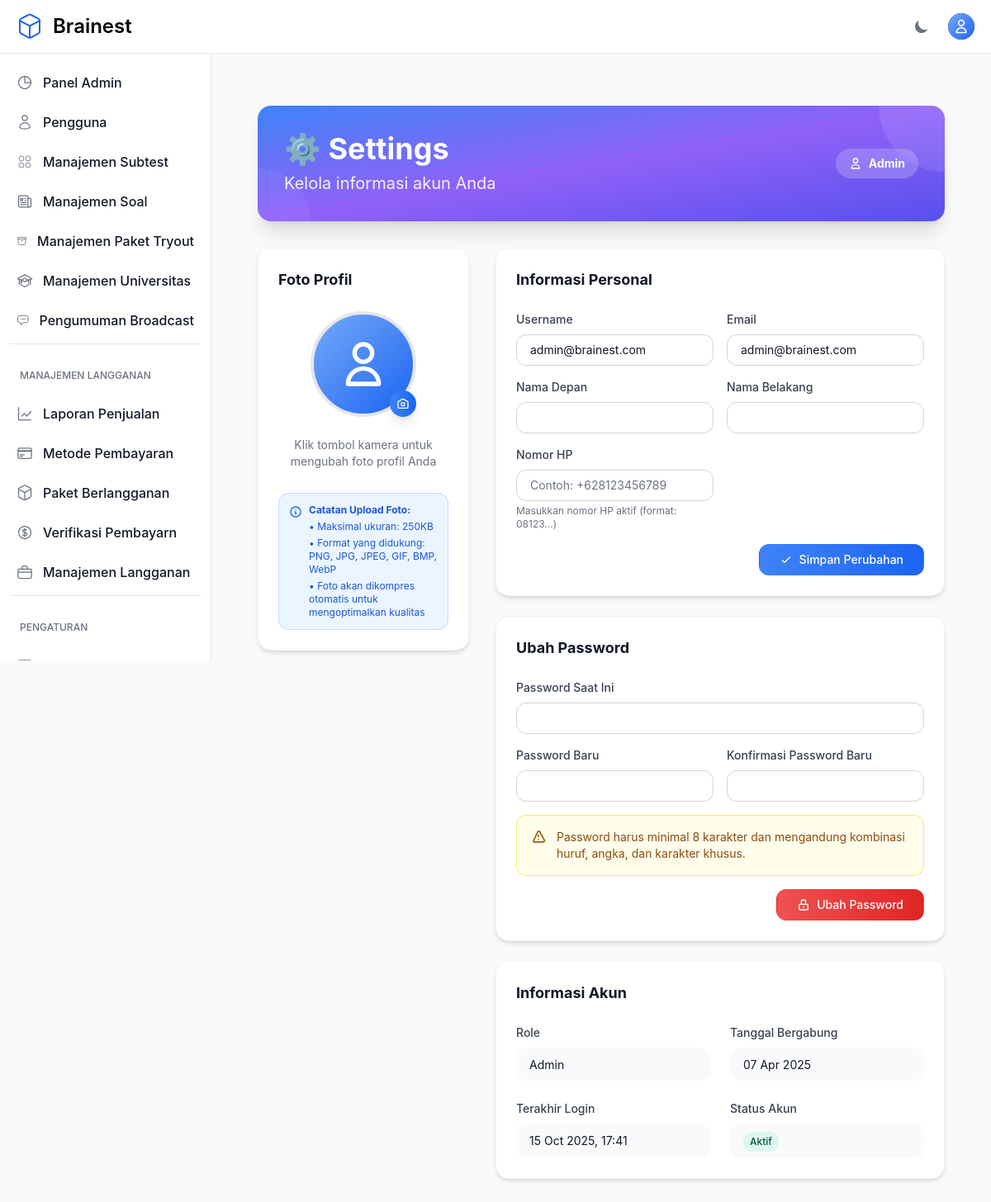
/settings/ (signed in), run on an earlier commit of the app's database.
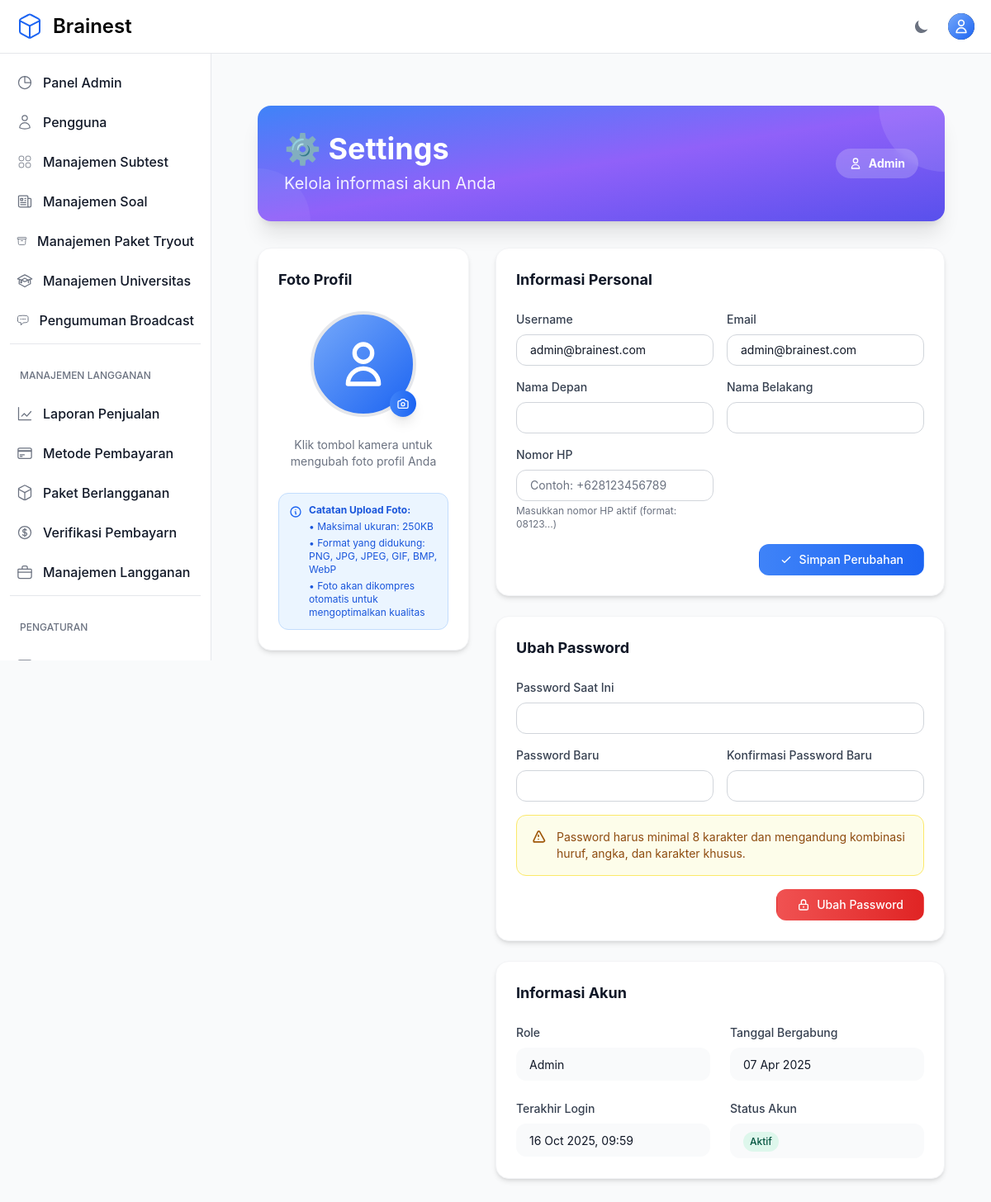
And on a later commit of the database.
### otosapp/models.py (models this page shows, shortened)
class User(AbstractUser):
    email = models.EmailField(unique=True)
    phone_number = models.CharField(max_length=20, null=True, blank=True, verbose_name='Phone Number')
    USERNAME_FIELD = 'email'
    REQUIRED_FIELDS = ['username']
    role = models.ForeignKey('Role', on_delete=models.SET_NULL, null=True)
    profile_picture = models.ImageField(upload_to='profile_pictures/', null=True, blank=True, storage=get_storage, max_length=500)
    email_verified_at = models.DateTimeField(null=True, blank=True)
    groups = models.ManyToManyField(
        Group,
        related_name="custom_user_set",  # Add a custom related name here
        blank=True,
        help_text="The groups this user belongs to.",
        verbose_name="groups"
    )
    user_permissions = models.ManyToManyField(
        Permission,
        related_name="custom_user_permissions",  # Add a custom related name here
        blank=True,
        help_text="Specific permissions for this user.",
        verbose_name="user permissions"
    )
    def is_student(self):
        return self.role and self.role.role_name == 'Student'

class Role(models.Model):
    role_name = models.CharField(max_length=200, unique=True)

### otosapp/views.py (the view, shortened to what this page needs)
# urls.py: path('settings/', views.settings_view, name='settings'),
@login_required
def settings_view(request):
    from .forms import UserProfileForm, ProfilePictureForm, CustomPasswordChangeForm, StudentGoalForm
    from django.contrib.auth import update_session_auth_hash
    active_goal = request.user.get_active_goal() if request.user.is_student() else None
    goal_form = StudentGoalForm(instance=active_goal) if request.user.is_student() else None
    student_subscription = None
    student_subscription_state = None
    context = {
        'user': request.user,
        'student_subscription': student_subscription,
        'student_subscription_state': student_subscription_state,
        'goal_form': goal_form,
        'active_goal': active_goal,
    }
    return render(request, 'settings.html', context)

### otosapp/templates/settings.html (shortened to what the changed rows need)
{% extends 'base.html' %}
{% load media_helpers %}
{% block content %}
<div class="max-w-4xl mx-auto px-4 sm:px-6 lg:px-8 mt-8">
    <div class="bg-gradient-to-br from-blue-500 via-purple-500 to-indigo-600 rounded-2xl shadow-xl p-8 mb-8 text-white relative overflow-hidden">
        <div class="relative z-10">
            <div class="flex flex-col md:flex-row md:items-center md:justify-between">
                <div>
                    <h1 class="text-3xl md:text-4xl font-bold mb-2">⚙️ Settings</h1>
                </div>
                <div class="mt-4 md:mt-0">
                    <div class="inline-flex items-center px-4 py-2 rounded-full text-sm font-bold bg-white/20 backdrop-blur-sm">
                        <svg class="w-4 h-4 mr-2" fill="none" stroke="currentColor" stroke-width="2" viewBox="0 0 24 24">
                            <path stroke-linecap="round" stroke-linejoin="round" d="M16 7a4 4 0 11-8 0 4 4 0 018 0zM12 14a7 7 0 00-7 7h14a7 7 0 00-7-7z"></path>
                        </svg>
                        {{ user.role.role_name }}
                    </div>
                </div>
            </div>
        </div>
    </div>
    <div class="grid grid-cols-1 lg:grid-cols-3 gap-8">
        <div class="lg:col-span-2 space-y-6">
            <div class="bg-white dark:bg-gray-800 rounded-2xl shadow-md p-6 border border-gray-100 dark:border-gray-700">
                <form method="post" id="profileForm" class="space-y-4">
                    <div class="grid grid-cols-1 md:grid-cols-2 gap-4">
                        <div>
                            <label for="username" class="block text-sm font-medium text-gray-700 dark:text-gray-300 mb-2">Username</label>
                            <input type="text"
                                   id="username"
                                   name="username"
                                   value="{{ user.username }}"
                                   class="w-full px-4 py-2 border border-gray-300 dark:border-gray-600 rounded-xl text-sm focus:ring-2 focus:ring-blue-500 focus:border-transparent bg-white dark:bg-gray-700 text-gray-900 dark:text-white">
                        </div>
                        <div>
                            <label for="email" class="block text-sm font-medium text-gray-700 dark:text-gray-300 mb-2">Email</label>
                            <input type="email"
                                   id="email"
                                   name="email"
                                   value="{{ user.email }}"
                                   class="w-full px-4 py-2 border border-gray-300 dark:border-gray-600 rounded-xl text-sm focus:ring-2 focus:ring-blue-500 focus:border-transparent bg-white dark:bg-gray-700 text-gray-900 dark:text-white">
                        </div>
                    </div>
                    <div class="grid grid-cols-1 md:grid-cols-2 gap-4">
                        <div>
                            <label for="first_name" class="block text-sm font-medium text-gray-700 dark:text-gray-300 mb-2">Nama Depan</label>
                            <input type="text"
                                   id="first_name"
                                   name="first_name"
                                   value="{{ user.first_name }}"
                                   class="w-full px-4 py-2 border border-gray-300 dark:border-gray-600 rounded-xl text-sm focus:ring-2 focus:ring-blue-500 focus:border-transparent bg-white dark:bg-gray-700 text-gray-900 dark:text-white">
                        </div>
                        <div>
                            <label for="last_name" class="block text-sm font-medium text-gray-700 dark:text-gray-300 mb-2">Nama Belakang</label>
                            <input type="text"
                                   id="last_name"
                                   name="last_name"
                                   value="{{ user.last_name }}"
                                   class="w-full px-4 py-2 border border-gray-300 dark:border-gray-600 rounded-xl text-sm focus:ring-2 focus:ring-blue-500 focus:border-transparent bg-white dark:bg-gray-700 text-gray-900 dark:text-white">
                        </div>
                    </div>
                    <div class="grid grid-cols-1 md:grid-cols-2 gap-4">
                        <div>
                            <label for="phone_number" class="block text-sm font-medium text-gray-700 dark:text-gray-300 mb-2 {% if user.phone_number %}{% else %}text-gray-700 dark:text-gray-300{% endif %} mb-2">Nomor HP</label>
                            <input type="text"
                                   id="phone_number"
                                   name="phone_number"
                                   value="{{ user.phone_number|default:'' }}"
                                   placeholder="Contoh: +628123456789"
                                   class="w-full px-4 py-2 border border-gray-300 dark:border-gray-600 rounded-xl text-sm focus:ring-2 focus:ring-blue-500 focus:border-transparent bg-white dark:bg-gray-700 text-gray-900 dark:text-white">
                            <p class="mt-1 text-xs text-gray-500 dark:text-gray-400">Masukkan nomor HP aktif (format: 08123...)</p>
                        </div>
                    </div>
                </form>
            </div>
            <div class="bg-white dark:bg-gray-800 rounded-2xl shadow-md p-6 border border-gray-100 dark:border-gray-700">
                <div class="grid grid-cols-1 md:grid-cols-2 gap-6">
                    <div>
                        <div class="px-4 py-2 bg-gray-50 dark:bg-gray-700 rounded-xl">
                            <span class="text-sm text-gray-900 dark:text-white">{{ user.role.role_name }}</span>
                        </div>
                    </div>
                    <div>
                        <div class="px-4 py-2 bg-gray-50 dark:bg-gray-700 rounded-xl">
                            <span class="text-sm text-gray-900 dark:text-white">{{ user.date_joined|date:"d M Y" }}</span>
                        </div>
                    </div>
                    <div>
                        <div class="px-4 py-2 bg-gray-50 dark:bg-gray-700 rounded-xl">
                            <span class="text-sm text-gray-900 dark:text-white">
                                {% if user.last_login %}
                                    {{ user.last_login|date:"d M Y, H:i" }}
                                {% else %}
                                    Belum pernah login
                                {% endif %}
                            </span>
                        </div>
                    </div>
                </div>
            </div>
        </div>
    </div>
</div>
{% endblock %}

What changed in the data, as far as the page shows it:
changed User "admin@brainest.com": last_login "15 Oct 2025, 17:41" → "16 Oct 2025, 09:59"
